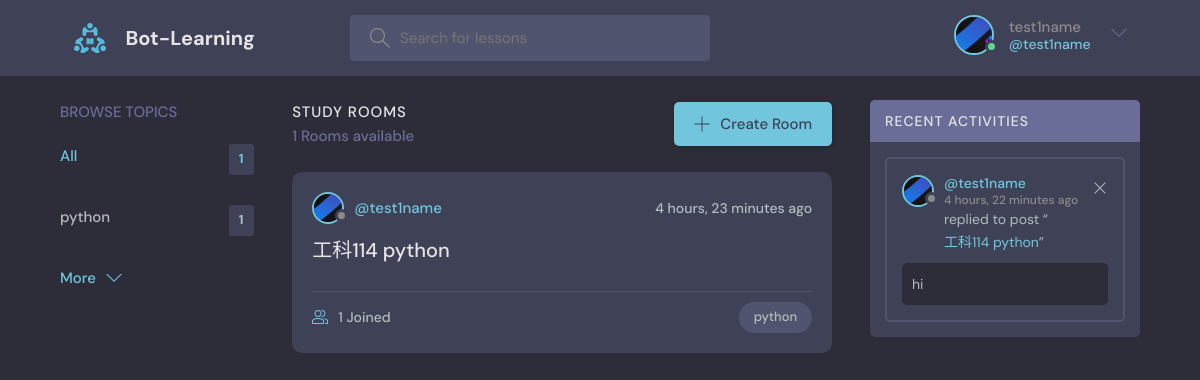
/ (signed in), run on the app's committed database.
### base/models.py (models this page shows, shortened)
class User(AbstractUser):
    name = models.CharField(max_length=200, null=True)
    email = models.EmailField(unique=True, null=True)
    bio = models.TextField(null=True)
    avatar = models.ImageField(null=True, default="avatar.svg")
    USERNAME_FIELD = 'email'
    REQUIRED_FIELDS = []

class Topic(models.Model):
    name = models.CharField(max_length=200)

class Room(models.Model):
    host = models.ForeignKey(User, on_delete=models.SET_NULL, null=True)
    topic = models.ForeignKey(Topic, on_delete=models.SET_NULL, null=True)
    name = models.CharField(max_length=200)
    description = models.TextField(null=True, blank=True)
    participants = models.ManyToManyField(
        User, related_name='participants', blank=True)
    updated = models.DateTimeField(auto_now=True)
    created = models.DateTimeField(auto_now_add=True)
    class Meta:
        ordering = ['-updated', '-created']
    def __str__(self):
        return self.name

class Message(models.Model):
    user = models.ForeignKey(User, on_delete=models.CASCADE)
    room = models.ForeignKey(Room, on_delete=models.CASCADE)
    body = models.TextField()
    updated = models.DateTimeField(auto_now=True)
    created = models.DateTimeField(auto_now_add=True)
    class Meta:
        ordering = ['-updated', '-created']

### base/views.py (the view)
# urls.py: path('', views.home, name="home"),
def home(request):
    q = request.GET.get('q') if request.GET.get('q') != None else ''
    rooms = Room.objects.filter(
        Q(topic__name__icontains=q) |
        Q(name__icontains=q) |
        Q(description__icontains=q)
    )
    topics = Topic.objects.all()[0:5]
    room_count = rooms.count()
    room_messages = Message.objects.filter(
        Q(room__topic__name__icontains=q))[0:3]
    context = {'rooms': rooms, 'topics': topics,
               'room_count': room_count, 'room_messages': room_messages}
    return render(request, 'base/home.html', context)

### base/templates/base/home.html (shortened to what this page needs)
{% extends 'main.html' %}
{% block content %}
<main class="layout layout--3">
  <div class="container">
    {% include 'base/topics_component.html' %}
    <div class="roomList">
      <div class="roomList__header">
        <div>
          <h2>Study Rooms</h2>
          <p>{{room_count}} Rooms available</p>
        </div>
        <a class="btn btn--main" href="{% url 'create-room' %}">
          <svg version="1.1" xmlns="http://www.w3.org/2000/svg" width="32" height="32" viewBox="0 0 32 32">
            <title>add</title>
            <path
              d="M16.943 0.943h-1.885v14.115h-14.115v1.885h14.115v14.115h1.885v-14.115h14.115v-1.885h-14.115v-14.115z">
            </path>
          </svg>
          Create Room
        </a>
      </div>
      {% include 'base/feed_component.html' %}
    </div>
    {% include 'base/activity_component.html' %}
  </div>
</main>
{% endblock %}

### templates/navbar.html (shortened to what this page needs)
{% load static %}
<header class="header header--loggedIn">
    <div class="container">
        <a href="{% url 'home' %}" class="header__logo">
            <img src="{% static 'images/logo.svg' %}" />
            <h1>Bot-Learning</h1>
        </a>
        <form class="header__search" method="GET" action="{% url 'home' %}">
            <label>
                <input name="q" placeholder="Search for lessons" />
            </label>
        </form>
        <nav class="header__menu">
            {% if request.user.is_authenticated %}
            <div class="header__user">
                <a href="{% url 'update-user' %}">
                    <div class="avatar avatar--medium active">
                        <img src="{{request.user.avatar.url}}" />
                    </div>
                    <p>{{request.user.username}} <span>@{{request.user.username}}</span></p>
                </a>
                <button class="dropdown-button">
                    <svg version="1.1" xmlns="http://www.w3.org/2000/svg" width="32" height="32" viewBox="0 0 32 32">
                        <title>chevron-down</title>
                        <path d="M16 21l-13-13h-3l16 16 16-16h-3l-13 13z"></path>
                    </svg>
                </button>
            </div>
            {% else %}
            <a href="{% url 'login' %}">
                <img src="{% static 'images/avatar.svg' %}" />
                <p>Login</p>
            </a>
            {% endif %}
        </nav>
    </div>
</header>

### base/templates/base/topics_component.html
<div class="topics">
    <div class="topics__header">
        <h2>Browse Topics</h2>
    </div>
    <ul class="topics__list">
        <li>
            <a href="{% url 'home' %}" class="active">All <span>{{topics.count}}</span></a>
        </li>
        {% for topic in topics %}
        <li>
            <a href="{% url 'home' %}?q={{topic.name}}">{{topic.name}}<span>{{topic.room_set.all.count}}</span></a>
        </li>
        {% endfor %}
    </ul>
    <a class="btn btn--link" href="{% url 'topics' %}">
        More
        <svg version="1.1" xmlns="http://www.w3.org/2000/svg" width="32" height="32" viewBox="0 0 32 32">
            <title>chevron-down</title>
            <path d="M16 21l-13-13h-3l16 16 16-16h-3l-13 13z"></path>
        </svg>
    </a>
</div>

### base/templates/base/feed_component.html (shortened to what this page needs)
{% for room in rooms %}
<div class="roomListRoom">
    <div class="roomListRoom__header">
        <a href="{% url 'user-profile' room.host.id %}" class="roomListRoom__author">
            <div class="avatar avatar--small">
                <img src="{{room.host.avatar.url}}" />
            </div>
            <span>@{{room.host.username}}</span>
        </a>
        <div class="roomListRoom__actions">
            <span>{{room.created|timesince}} ago</span>
        </div>
    </div>
    <div class="roomListRoom__content">
        <a href="{% url 'room' room.id %}">{{room.name}}</a>
    </div>
    <div class="roomListRoom__meta">
        <a href="{% url 'room' room.id %}" class="roomListRoom__joined">
            {{room.participants.all.count}} Joined
        </a>
        <p class="roomListRoom__topic">{{room.topic.name}}</p>
    </div>
</div>
{% endfor %}

### base/templates/base/activity_component.html
<div class="activities">
    <div class="activities__header">
        <h2>Recent Activities</h2>
    </div>
    {% for message in room_messages %}
    <div class="activities__box">
        <div class="activities__boxHeader roomListRoom__header">
            <a href="{% url 'user-profile' message.user.id %}" class="roomListRoom__author">
                <div class="avatar avatar--small">
                    <img src="{{message.user.avatar.url}}" />
                </div>
                <p>
                    @{{message.user.username}}
                    <span>{{message.created|timesince}} ago</span>
                </p>
            </a>
            {% if request.user == message.user %}
            <div class="roomListRoom__actions">
                <a href="{% url 'delete-message' message.id %}">
                    <svg version="1.1" xmlns="http://www.w3.org/2000/svg" width="32" height="32" viewBox="0 0 32 32">
                        <title>remove</title>
                        <path
                            d="M27.314 6.019l-1.333-1.333-9.98 9.981-9.981-9.981-1.333 1.333 9.981 9.981-9.981 9.98 1.333 1.333 9.981-9.98 9.98 9.98 1.333-1.333-9.98-9.98 9.98-9.981z">
                        </path>
                    </svg>
                </a>
            </div>
            {% endif %}
        </div>
        <div class="activities__boxContent">
            <p>replied to post “<a href="{% url 'room' message.room.id %}">{{message.room}}</a>”</p>
            <div class="activities__boxRoomContent">{{message.body}}</div>
        </div>
    </div>
    {% endfor %}
</div>

### data on the page
User: user.avatar (picture), user.username "test1name"
Topic: name "python", room_set.all.count "1"
Room: host.avatar (picture), host.username "test1name", created "4 hours, 23 minutes", name "工科114 python", participants.all.count "1", topic.name "python"
Message: user.avatar (picture), user.username "test1name", created "4 hours, 22 minutes", room "工科114 python", body "hi"

### other printed values
{{ topics.count }} "1"
{{ room_count }} "1"
